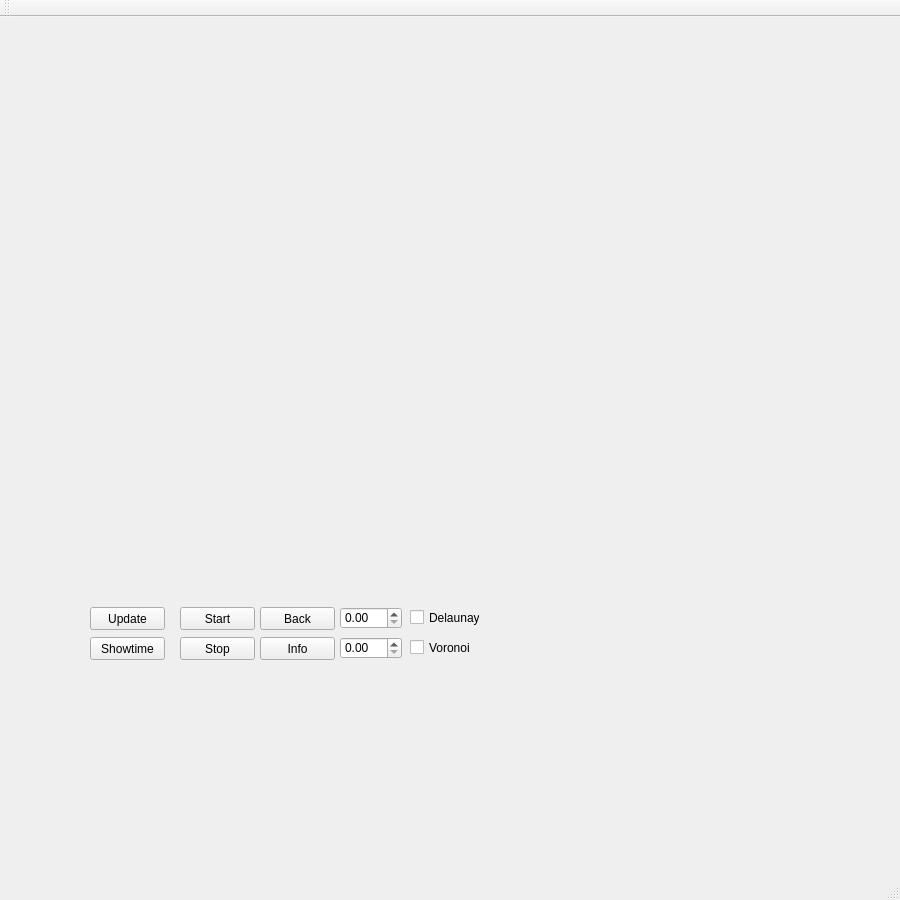
<?xml version="1.0" encoding="UTF-8"?>
<ui version="4.0">
 <class>Window</class>
 <widget class="QMainWindow" name="Window">
  <property name="geometry">
   <rect>
    <x>0</x>
    <y>0</y>
    <width>900</width>
    <height>900</height>
   </rect>
  </property>
  <property name="windowTitle">
   <string>Window</string>
  </property>
  <widget class="QWidget" name="centralWidget">
   <widget class="QPushButton" name="update">
    <property name="geometry">
     <rect>
      <x>90</x>
      <y>590</y>
      <width>75</width>
      <height>23</height>
     </rect>
    </property>
    <property name="text">
     <string>Update</string>
    </property>
   </widget>
   <widget class="QPushButton" name="update_2">
    <property name="geometry">
     <rect>
      <x>260</x>
      <y>590</y>
      <width>75</width>
      <height>23</height>
     </rect>
    </property>
    <property name="text">
     <string>Back</string>
    </property>
   </widget>
   <widget class="QPushButton" name="showtime">
    <property name="geometry">
     <rect>
      <x>90</x>
      <y>620</y>
      <width>75</width>
      <height>23</height>
     </rect>
    </property>
    <property name="text">
     <string>Showtime</string>
    </property>
   </widget>
   <widget class="QDoubleSpinBox" name="timeIn">
    <property name="geometry">
     <rect>
      <x>340</x>
      <y>590</y>
      <width>62</width>
      <height>22</height>
     </rect>
    </property>
   </widget>
   <widget class="QPushButton" name="show">
    <property name="geometry">
     <rect>
      <x>180</x>
      <y>590</y>
      <width>75</width>
      <height>23</height>
     </rect>
    </property>
    <property name="text">
     <string>Start</string>
    </property>
   </widget>
   <widget class="QDoubleSpinBox" name="speed">
    <property name="geometry">
     <rect>
      <x>340</x>
      <y>620</y>
      <width>62</width>
      <height>22</height>
     </rect>
    </property>
   </widget>
   <widget class="QPushButton" name="stop">
    <property name="geometry">
     <rect>
      <x>180</x>
      <y>620</y>
      <width>75</width>
      <height>23</height>
     </rect>
    </property>
    <property name="text">
     <string>Stop</string>
    </property>
   </widget>
   <widget class="QPushButton" name="info">
    <property name="geometry">
     <rect>
      <x>260</x>
      <y>620</y>
      <width>75</width>
      <height>23</height>
     </rect>
    </property>
    <property name="text">
     <string>Info</string>
    </property>
   </widget>
   <widget class="QCheckBox" name="showDelaunay">
    <property name="geometry">
     <rect>
      <x>410</x>
      <y>590</y>
      <width>70</width>
      <height>21</height>
     </rect>
    </property>
    <property name="text">
     <string>Delaunay</string>
    </property>
   </widget>
   <widget class="QCheckBox" name="showVoronoi">
    <property name="geometry">
     <rect>
      <x>410</x>
      <y>620</y>
      <width>71</width>
      <height>21</height>
     </rect>
    </property>
    <property name="text">
     <string>Voronoi</string>
    </property>
   </widget>
  </widget>
  <widget class="QMenuBar" name="menuBar">
   <property name="geometry">
    <rect>
     <x>0</x>
     <y>0</y>
     <width>900</width>
     <height>21</height>
    </rect>
   </property>
  </widget>
  <widget class="QToolBar" name="mainToolBar">
   <attribute name="toolBarArea">
    <enum>TopToolBarArea</enum>
   </attribute>
   <attribute name="toolBarBreak">
    <bool>false</bool>
   </attribute>
  </widget>
  <widget class="QStatusBar" name="statusBar"/>
 </widget>
 <layoutdefault spacing="6" margin="11"/>
 <resources/>
 <connections/>
</ui>
